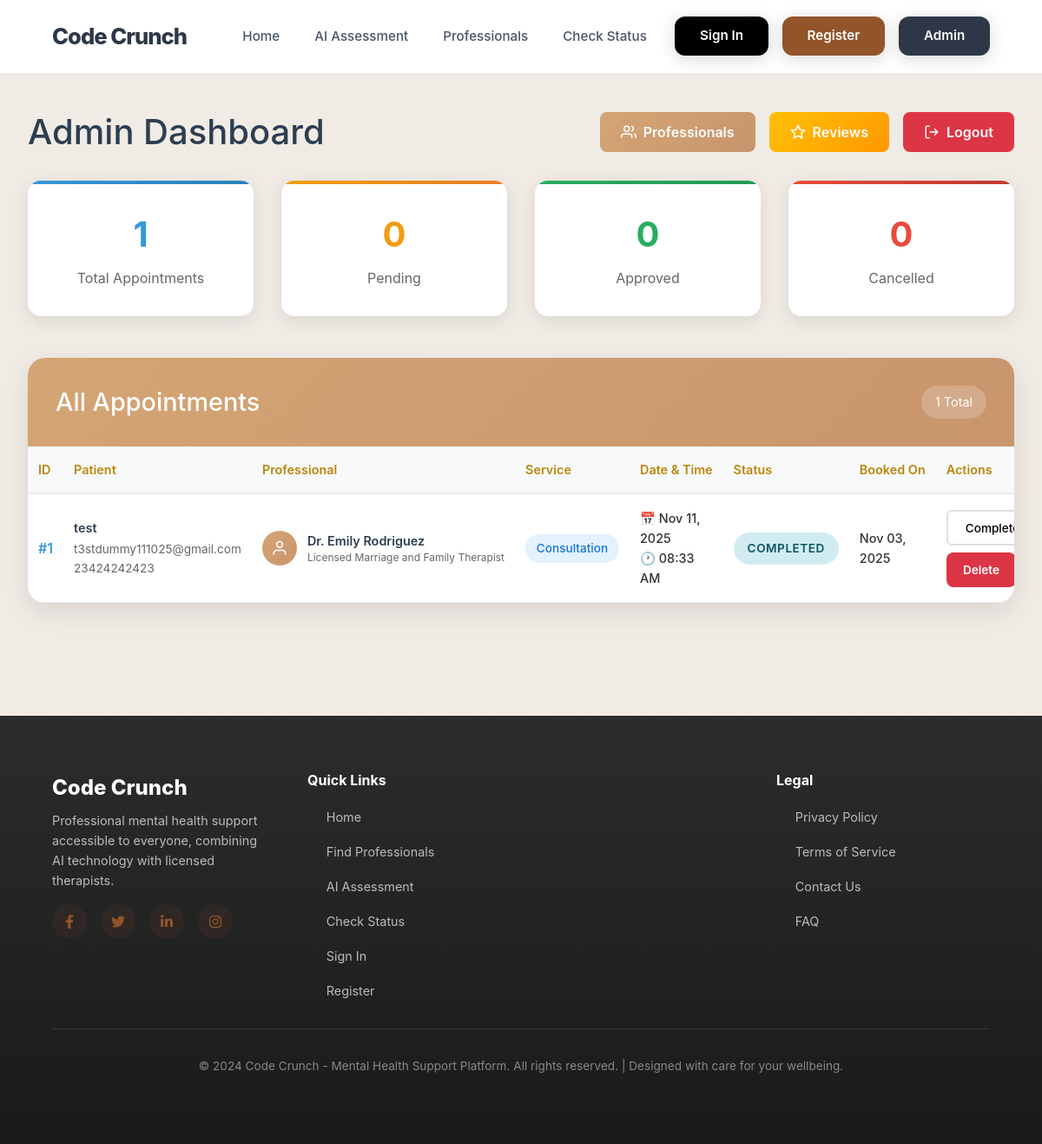
Before: /admin/dashboard (signed in) with the older database file.
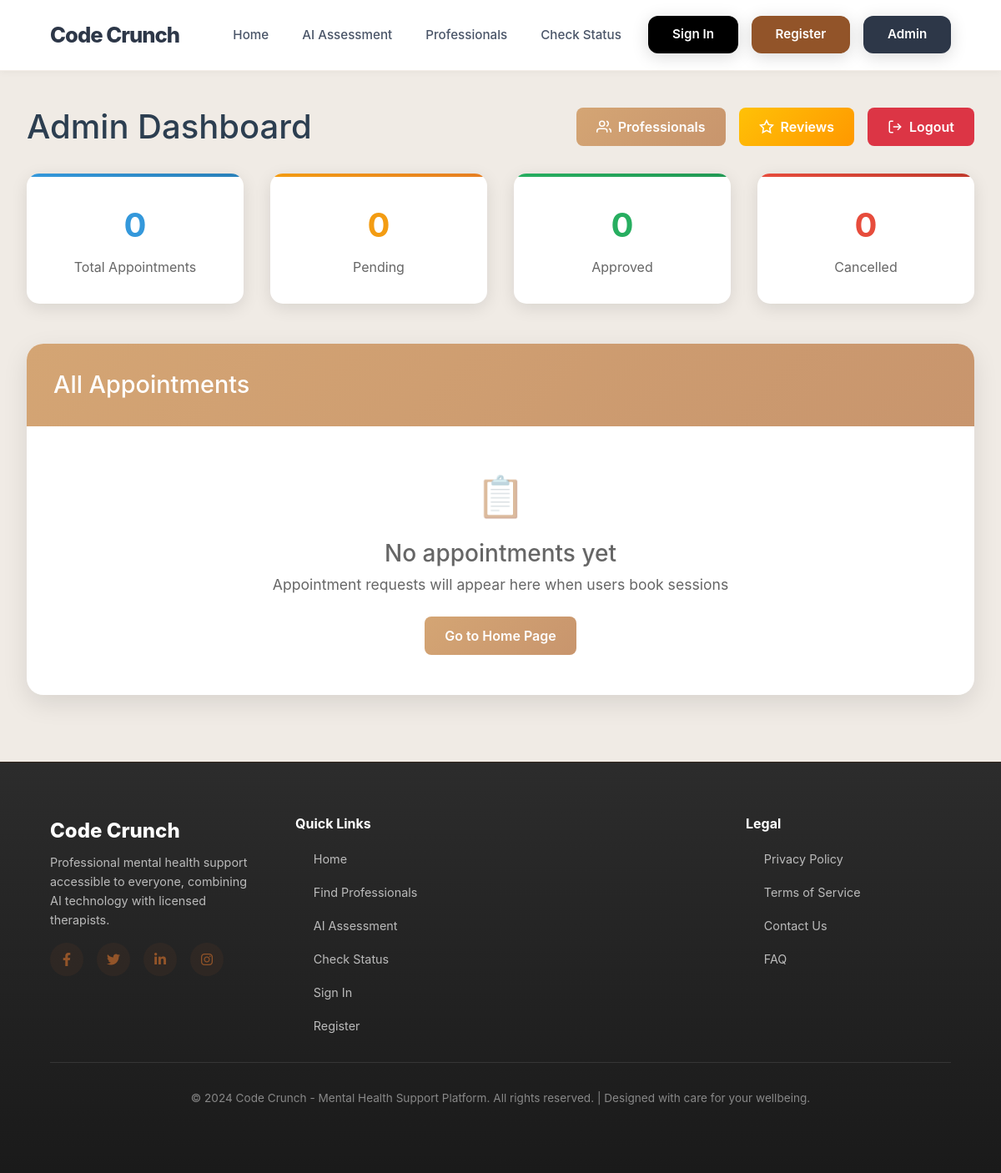
After: the same page with the newer database file.
### app.py (models this page shows, shortened)
class Appointment(db.Model):
    id = db.Column(db.Integer, primary_key=True)
    user_id = db.Column(db.Integer, db.ForeignKey('user.id'), nullable=True)
    user_name = db.Column(db.String(100), nullable=False)
    user_email = db.Column(db.String(120), nullable=False)
    user_phone = db.Column(db.String(20), nullable=False)
    professional_id = db.Column(db.Integer, db.ForeignKey('professional.id'), nullable=False)
    service = db.Column(db.String(100), nullable=False)
    date = db.Column(db.Date, nullable=False)
    time = db.Column(db.Time, nullable=False)
    message = db.Column(db.Text, nullable=True)
    status = db.Column(db.String(20), default='Pending')
    confirmation_sent = db.Column(db.Boolean, default=False)
    reminder_sent = db.Column(db.Boolean, default=False)
    created_at = db.Column(db.DateTime, default=datetime.utcnow)
    updated_at = db.Column(db.DateTime, default=datetime.utcnow, onupdate=datetime.utcnow)
    review = db.relationship('Review', backref='appointment', uselist=False, lazy=True)

class Professional(db.Model):
    id = db.Column(db.Integer, primary_key=True)
    name = db.Column(db.String(100), nullable=False)
    title = db.Column(db.String(100), nullable=False)
    specialization = db.Column(db.String(200), nullable=False)
    bio = db.Column(db.Text, nullable=False)
    experience_years = db.Column(db.Integer, nullable=False)
    education = db.Column(db.Text, nullable=False)
    languages = db.Column(db.String(200), nullable=False)
    image_url = db.Column(db.String(200), default='default-avatar.jpg')
    available_days = db.Column(db.String(200), nullable=False)
    rating = db.Column(db.Float, default=5.0)
    total_reviews = db.Column(db.Integer, default=0)
    is_active = db.Column(db.Boolean, default=True)
    created_at = db.Column(db.DateTime, default=datetime.utcnow)
    appointments = db.relationship('Appointment', backref='professional', lazy=True)
    reviews = db.relationship('Review', backref='professional', lazy=True)

### app.py (the view)
@app.route('/admin/dashboard')
def admin_dashboard():
    if not session.get('admin'):
        return redirect(url_for('admin_login'))
    appointments = Appointment.query.order_by(
        Appointment.date.asc(),
        Appointment.time.asc()
    ).all()
    return render_template('admin_dashboard.html', appointments=appointments)

### templates/admin_dashboard.html (shortened to what this page needs)
{% extends "layout.html" %}
{% block content %}
<div class="admin-page">
    <div class="container">
        <div class="dashboard-header">
            <div class="page-title">
                <h1>Admin Dashboard</h1>
            </div>
            <div class="header-actions">
                <a href="{{ url_for('admin_professionals') }}" class="btn btn-primary">
                    <svg viewBox="0 0 24 24" fill="none" stroke="currentColor" stroke-width="2">
                        <path d="M17 21v-2a4 4 0 0 0-4-4H5a4 4 0 0 0-4 4v2"></path>
                        <circle cx="9" cy="7" r="4"></circle>
                        <path d="M23 21v-2a4 4 0 0 0-3-3.87"></path>
                        <path d="M16 3.13a4 4 0 0 1 0 7.75"></path>
                    </svg>
                    Professionals
                </a>
                <a href="{{ url_for('admin_reviews') }}" class="btn btn-warning">
                    <svg viewBox="0 0 24 24" fill="none" stroke="currentColor" stroke-width="2">
                        <polygon points="12 2 15.09 8.26 22 9.27 17 14.14 18.18 21.02 12 17.77 5.82 21.02 7 14.14 2 9.27 8.91 8.26 12 2"></polygon>
                    </svg>
                    Reviews
                </a>
                <a href="{{ url_for('admin_logout') }}" class="btn btn-danger">
                    <svg viewBox="0 0 24 24" fill="none" stroke="currentColor" stroke-width="2">
                        <path d="M9 21H5a2 2 0 0 1-2-2V5a2 2 0 0 1 2-2h4"></path>
                        <polyline points="16 17 21 12 16 7"></polyline>
                        <line x1="21" y1="12" x2="9" y2="12"></line>
                    </svg>
                    Logout
                </a>
            </div>
        </div>
        <div class="dashboard-stats">
            <div class="stat-card stat-total">
                <div class="stat-number">{{ appointments|length }}</div>
                <div class="stat-label">Total Appointments</div>
            </div>
            <div class="stat-card stat-pending">
                <div class="stat-number">{{ appointments|selectattr("status", "equalto", "Pending")|list|length }}</div>
                <div class="stat-label">Pending</div>
            </div>
            <div class="stat-card stat-approved">
                <div class="stat-number">
                    {{ (appointments|selectattr("status", "equalto", "Approved")|list|length) +
                       (appointments|selectattr("status", "equalto", "Confirmed")|list|length) }}
                </div>
                <div class="stat-label">Approved</div>
            </div>
            <div class="stat-card stat-cancelled">
                <div class="stat-number">{{ appointments|selectattr("status", "equalto", "Cancelled")|list|length }}</div>
                <div class="stat-label">Cancelled</div>
            </div>
        </div>
        <div class="appointments-section">
            <div class="section-header">
                <h2>All Appointments</h2>
                {% if appointments %}
                <div class="filter-badge">{{ appointments|length }} Total</div>
                {% endif %}
            </div>
            {% if not appointments %}
                <div class="empty-state">
                    <div class="empty-state-icon">📋</div>
                    <h3>No appointments yet</h3>
                    <p>Appointment requests will appear here when users book sessions</p>
                    <a href="{{ url_for('index') }}" class="btn btn-primary">Go to Home Page</a>
                </div>
            {% else %}
                <div class="table-container">
                    <table class="appointments-table">
                        <thead>
                            <tr>
                                <th>ID</th>
                                <th>Patient</th>
                                <th>Professional</th>
                                <th>Service</th>
                                <th>Date & Time</th>
                                <th>Status</th>
                                <th>Booked On</th>
                                <th>Actions</th>
                            </tr>
                        </thead>
                        <tbody>
                            {% for a in appointments %}
                                <tr>
                                    <td>
                                        <span class="appointment-id">#{{ a.id }}</span>
                                    </td>
                                    <td>
                                        <div class="patient-info">{{ a.user_name }}</div>
                                        <div class="contact-info">
                                            {{ a.user_email }}<br>
                                            {{ a.user_phone }}
                                        </div>
                                    </td>
                                    <td>
                                        <div class="professional-info">
                                            <div class="prof-avatar-mini">
                                                <svg viewBox="0 0 24 24" fill="none" stroke="currentColor" stroke-width="2">
                                                    <path d="M20 21v-2a4 4 0 0 0-4-4H8a4 4 0 0 0-4 4v2"></path>
                                                    <circle cx="12" cy="7" r="4"></circle>
                                                </svg>
                                            </div>
                                            <div class="prof-details-mini">
                                                <div class="prof-name-mini">{{ a.professional.name }}</div>
                                                <div class="prof-title-mini">{{ a.professional.title }}</div>
                                            </div>
                                        </div>
                                    </td>
                                    <td>
                                        <span class="service-type">{{ a.service }}</span>
                                    </td>
                                    <td>
                                        <div class="datetime-info">
                                            📅 {{ a.date.strftime('%b %d, %Y') }}<br>
                                            🕐 {{ a.time.strftime('%I:%M %p') }}
                                        </div>
                                    </td>
                                    <td>
                                        <span class="status-badge status-{{ a.status.lower() }}">
                                            {{ a.status }}
                                        </span>
                                    </td>
                                    <td>
                                        <div class="datetime-info">
                                            {{ a.created_at.strftime('%b %d, %Y') }}
                                        </div>
                                    </td>
                                    <td>
                                        <div class="action-group">
                                            <form method="post" action="{{ url_for('update_status', appt_id=a.id) }}" style="display:inline;">
                                                <select name="status" onchange="this.form.submit()" class="status-select">
                                                    {% for s in ['Pending','Approved','Confirmed','Cancelled','Completed'] %}
                                                        <option value="{{ s }}" {% if s==a.status %}selected{% endif %}>{{ s }}</option>
                                                    {% endfor %}
                                                </select>
                                            </form>
                                            <a href="{{ url_for('delete_appointment', appt_id=a.id) }}"
                                               class="btn-small btn-danger"
                                               onclick="return confirm('Are you sure you want to delete this appointment?')">
                                                Delete
                                            </a>
                                        </div>
                                    </td>
                                </tr>
                            {% endfor %}
                        </tbody>
                    </table>
                </div>
            {% endif %}
        </div>
    </div>
</div>
{% endblock %}

### templates/layout.html (shortened to what this page needs)
<!DOCTYPE html>
<html lang="en">
    <head>
        <link
            href="https://cdn.jsdelivr.net/npm/bootstrap@5.1.3/dist/css/bootstrap.min.css"
            rel="stylesheet"
        />
        <link
            href="https://cdnjs.cloudflare.com/ajax/libs/font-awesome/6.0.0/css/all.min.css"
            rel="stylesheet"
        />
    </head>
    <body>
        <nav class="modern-nav" id="navbar">
            <a href="{{ url_for('index') }}" class="nav-logo">Code Crunch</a>
            <ul class="nav-links" id="navLinks">
                <li>
                    <a
                        href="{{ url_for('index') }}"
                        class="{{ 'active' if request.endpoint == 'index' else '' }}"
                        >Home</a
                    >
                </li>
                <li>
                    <a
                        href="{{ url_for('ai_assessment') }}"
                        class="{{ 'active' if request.endpoint == 'ai_assessment' else '' }}"
                        >AI Assessment</a
                    >
                </li>
                <li>
                    <a
                        href="{{ url_for('professionals') }}"
                        class="{{ 'active' if request.endpoint == 'professionals' else '' }}"
                        >Professionals</a
                    >
                </li>
                <li>
                    <a
                        href="{{ url_for('check_status') }}"
                        class="{{ 'active' if request.endpoint == 'check_status' else '' }}"
                        >Check Status</a
                    >
                </li>
            </ul>
            <div class="nav-buttons">
                {% if session.user_id %}
                    <div class="user-menu">
                        <span class="user-welcome">Welcome, {{ session.user_name }}</span>
                        <a href="{{ url_for('logout') }}" class="logout-btn">Logout</a>
                    </div>
                {% else %}
                    <div class="user-menu">
                        <a href="{{ url_for('login') }}" class="sign-in-btn">Sign In</a>
                        <a href="{{ url_for('register') }}" class="sign-in-btn" style="background-color: #925429;">Register</a>
                    </div>
                {% endif %}
                <a href="{{ url_for('admin_login') }}" class="sign-in-btn" style="background-color: #2d3748;">Admin</a>
            </div>
        </nav>
        <main>{% block content %}{% endblock %}</main>
        <footer class="modern-footer">
            <div class="footer-content">
                <div class="footer-section">
                    <div class="footer-logo">Code Crunch</div>
                    <p>Professional mental health support accessible to everyone, combining AI technology with licensed therapists.</p>
                    <div class="footer-socials">
                        <a href="#"><i class="fab fa-facebook-f"></i></a>
                        <a href="#"><i class="fab fa-twitter"></i></a>
                        <a href="#"><i class="fab fa-linkedin-in"></i></a>
                        <a href="#"><i class="fab fa-instagram"></i></a>
                    </div>
                </div>
                <div class="footer-section">
                    <h4>Quick Links</h4>
                    <ul class="footer-links">
                        <li><a href="{{ url_for('index') }}">Home</a></li>
                        <li><a href="{{ url_for('professionals') }}">Find Professionals</a></li>
                        <li><a href="{{ url_for('ai_assessment') }}">AI Assessment</a></li>
                        <li><a href="{{ url_for('check_status') }}">Check Status</a></li>
                        {% if session.user_id %}
                        <li><a href="{{ url_for('user_dashboard') }}">My Dashboard</a></li>
                        {% else %}
                        <li><a href="{{ url_for('login') }}">Sign In</a></li>
                        <li><a href="{{ url_for('register') }}">Register</a></li>
                        {% endif %}
                    </ul>
                </div>
                <div class="footer-section">
                    <h4>Legal</h4>
                    <ul class="footer-links">
                        <li><a href="#">Privacy Policy</a></li>
                        <li><a href="#">Terms of Service</a></li>
                        <li><a href="#">Contact Us</a></li>
                        <li><a href="#">FAQ</a></li>
                    </ul>
                </div>
            </div>
            <div class="footer-bottom">
                <p>&copy; 2024 Code Crunch - Mental Health Support Platform. All rights reserved. | Designed with care for your wellbeing.</p>
            </div>
        </footer>
    </body>
</html>

Changed rows visible on the page:
removed Appointment: id "1", user_name "test", user_email "t3stdummy111025@gmail.com", user_phone "23424242423", professional.name "Dr. Emily Rodriguez", professional "Licensed Marriage and Family Therapist", service "Consultation", date "Nov 11, 2025", time "08:33 AM", status "COMPLETED", created_at "Nov 03, 2025", status "Completed"
Other visible differences:
{{ appointments|length }}: "1" → "0"
{{ appointments|length }}: "1" → (not shown)
text no longer shown: "Total ID Patient Professional Service Date & Time Status Booked On Actions"
text now shown: "📋 No appointments yet Appointment requests will appear here when users book sessions Go to Home Page"
